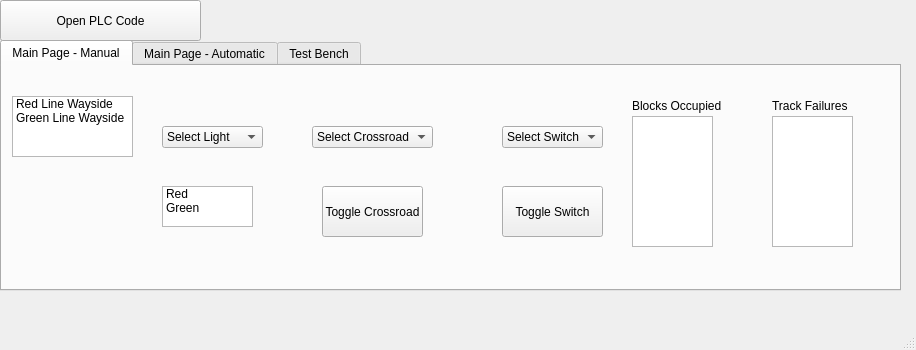
<?xml version="1.0" encoding="UTF-8"?>
<ui version="4.0">
 <class>MainWindow</class>
 <widget class="QMainWindow" name="MainWindow">
  <property name="geometry">
   <rect>
    <x>0</x>
    <y>0</y>
    <width>916</width>
    <height>350</height>
   </rect>
  </property>
  <property name="windowTitle">
   <string>HW Track Controller UI</string>
  </property>
  <property name="styleSheet">
   <string notr="true">QCheckBox
{
	border: 3px solid #5A5A5A;
}

</string>
  </property>
  <widget class="QWidget" name="centralwidget">
   <widget class="QTabWidget" name="tabWidget">
    <property name="geometry">
     <rect>
      <x>0</x>
      <y>40</y>
      <width>901</width>
      <height>251</height>
     </rect>
    </property>
    <property name="currentIndex">
     <number>0</number>
    </property>
    <widget class="QWidget" name="tab">
     <attribute name="title">
      <string>Main Page - Manual</string>
     </attribute>
     <widget class="QListWidget" name="listWidget">
      <property name="geometry">
       <rect>
        <x>10</x>
        <y>30</y>
        <width>121</width>
        <height>61</height>
       </rect>
      </property>
      <item>
       <property name="text">
        <string>Red Line Wayside</string>
       </property>
      </item>
      <item>
       <property name="text">
        <string>Green Line Wayside</string>
       </property>
      </item>
     </widget>
     <widget class="QListWidget" name="listWidget_2">
      <property name="geometry">
       <rect>
        <x>160</x>
        <y>120</y>
        <width>91</width>
        <height>41</height>
       </rect>
      </property>
      <item>
       <property name="text">
        <string>Red</string>
       </property>
       <property name="background">
        <brush brushstyle="NoBrush">
         <color alpha="255">
          <red>0</red>
          <green>0</green>
          <blue>0</blue>
         </color>
        </brush>
       </property>
       <property name="foreground">
        <brush brushstyle="NoBrush">
         <color alpha="255">
          <red>255</red>
          <green>0</green>
          <blue>0</blue>
         </color>
        </brush>
       </property>
      </item>
      <item>
       <property name="text">
        <string>Green</string>
       </property>
       <property name="foreground">
        <brush brushstyle="NoBrush">
         <color alpha="255">
          <red>85</red>
          <green>255</green>
          <blue>0</blue>
         </color>
        </brush>
       </property>
      </item>
     </widget>
     <widget class="QComboBox" name="comboBox_2">
      <property name="geometry">
       <rect>
        <x>160</x>
        <y>60</y>
        <width>101</width>
        <height>22</height>
       </rect>
      </property>
      <item>
       <property name="text">
        <string>Select Light</string>
       </property>
      </item>
      <item>
       <property name="text">
        <string>Light 1</string>
       </property>
      </item>
     </widget>
     <widget class="QPushButton" name="pushButton">
      <property name="geometry">
       <rect>
        <x>320</x>
        <y>120</y>
        <width>101</width>
        <height>51</height>
       </rect>
      </property>
      <property name="text">
       <string>Toggle Crossroad</string>
      </property>
     </widget>
     <widget class="QComboBox" name="comboBox_3">
      <property name="geometry">
       <rect>
        <x>310</x>
        <y>60</y>
        <width>121</width>
        <height>22</height>
       </rect>
      </property>
      <item>
       <property name="text">
        <string>Select Crossroad</string>
       </property>
      </item>
      <item>
       <property name="text">
        <string>Crossroad 1</string>
       </property>
      </item>
     </widget>
     <widget class="QPushButton" name="pushButton_2">
      <property name="geometry">
       <rect>
        <x>500</x>
        <y>120</y>
        <width>101</width>
        <height>51</height>
       </rect>
      </property>
      <property name="text">
       <string>Toggle Switch</string>
      </property>
     </widget>
     <widget class="QComboBox" name="comboBox_4">
      <property name="geometry">
       <rect>
        <x>500</x>
        <y>60</y>
        <width>101</width>
        <height>22</height>
       </rect>
      </property>
      <item>
       <property name="text">
        <string>Select Switch</string>
       </property>
      </item>
      <item>
       <property name="text">
        <string>Switch 1</string>
       </property>
      </item>
     </widget>
     <widget class="QListWidget" name="listWidget_5">
      <property name="geometry">
       <rect>
        <x>630</x>
        <y>50</y>
        <width>81</width>
        <height>131</height>
       </rect>
      </property>
      <property name="editTriggers">
       <set>QAbstractItemView::NoEditTriggers</set>
      </property>
     </widget>
     <widget class="QLabel" name="label_10">
      <property name="geometry">
       <rect>
        <x>630</x>
        <y>30</y>
        <width>91</width>
        <height>20</height>
       </rect>
      </property>
      <property name="text">
       <string>Blocks Occupied</string>
      </property>
     </widget>
     <widget class="QListWidget" name="listWidget_6">
      <property name="geometry">
       <rect>
        <x>770</x>
        <y>50</y>
        <width>81</width>
        <height>131</height>
       </rect>
      </property>
      <property name="editTriggers">
       <set>QAbstractItemView::NoEditTriggers</set>
      </property>
     </widget>
     <widget class="QLabel" name="label_11">
      <property name="geometry">
       <rect>
        <x>770</x>
        <y>30</y>
        <width>81</width>
        <height>20</height>
       </rect>
      </property>
      <property name="text">
       <string>Track Failures</string>
      </property>
     </widget>
    </widget>
    <widget class="QWidget" name="tab_2">
     <attribute name="title">
      <string>Main Page - Automatic</string>
     </attribute>
     <widget class="QListWidget" name="listWidget_3">
      <property name="geometry">
       <rect>
        <x>10</x>
        <y>20</y>
        <width>121</width>
        <height>61</height>
       </rect>
      </property>
      <item>
       <property name="text">
        <string>Red Line Wayside</string>
       </property>
      </item>
      <item>
       <property name="text">
        <string>Green Line Wayside</string>
       </property>
      </item>
     </widget>
     <widget class="QComboBox" name="comboBox_5">
      <property name="geometry">
       <rect>
        <x>170</x>
        <y>70</y>
        <width>101</width>
        <height>22</height>
       </rect>
      </property>
      <item>
       <property name="text">
        <string>Select Light</string>
       </property>
      </item>
      <item>
       <property name="text">
        <string>Light 1</string>
       </property>
      </item>
     </widget>
     <widget class="QComboBox" name="comboBox_6">
      <property name="geometry">
       <rect>
        <x>330</x>
        <y>70</y>
        <width>121</width>
        <height>22</height>
       </rect>
      </property>
      <item>
       <property name="text">
        <string>Select Crossroad</string>
       </property>
      </item>
      <item>
       <property name="text">
        <string>Crossroad 1</string>
       </property>
      </item>
     </widget>
     <widget class="QComboBox" name="comboBox_7">
      <property name="geometry">
       <rect>
        <x>500</x>
        <y>70</y>
        <width>101</width>
        <height>22</height>
       </rect>
      </property>
      <item>
       <property name="text">
        <string>Select Switch</string>
       </property>
      </item>
      <item>
       <property name="text">
        <string>Switch 1</string>
       </property>
      </item>
     </widget>
     <widget class="QLabel" name="label">
      <property name="geometry">
       <rect>
        <x>170</x>
        <y>110</y>
        <width>101</width>
        <height>21</height>
       </rect>
      </property>
      <property name="font">
       <font>
        <pointsize>14</pointsize>
       </font>
      </property>
      <property name="text">
       <string>Light Status</string>
      </property>
     </widget>
     <widget class="QLabel" name="label_2">
      <property name="geometry">
       <rect>
        <x>320</x>
        <y>110</y>
        <width>141</width>
        <height>21</height>
       </rect>
      </property>
      <property name="font">
       <font>
        <pointsize>14</pointsize>
       </font>
      </property>
      <property name="text">
       <string>Crossroad Status</string>
      </property>
     </widget>
     <widget class="QLabel" name="label_9">
      <property name="geometry">
       <rect>
        <x>500</x>
        <y>110</y>
        <width>121</width>
        <height>21</height>
       </rect>
      </property>
      <property name="font">
       <font>
        <pointsize>14</pointsize>
       </font>
      </property>
      <property name="text">
       <string>Switch Status</string>
      </property>
     </widget>
     <widget class="QListWidget" name="listWidget_7">
      <property name="geometry">
       <rect>
        <x>650</x>
        <y>50</y>
        <width>81</width>
        <height>131</height>
       </rect>
      </property>
      <property name="editTriggers">
       <set>QAbstractItemView::NoEditTriggers</set>
      </property>
     </widget>
     <widget class="QLabel" name="label_12">
      <property name="geometry">
       <rect>
        <x>650</x>
        <y>30</y>
        <width>91</width>
        <height>20</height>
       </rect>
      </property>
      <property name="text">
       <string>Blocks Occupied</string>
      </property>
     </widget>
     <widget class="QListWidget" name="listWidget_8">
      <property name="geometry">
       <rect>
        <x>780</x>
        <y>50</y>
        <width>81</width>
        <height>131</height>
       </rect>
      </property>
      <property name="editTriggers">
       <set>QAbstractItemView::NoEditTriggers</set>
      </property>
     </widget>
     <widget class="QLabel" name="label_13">
      <property name="geometry">
       <rect>
        <x>780</x>
        <y>30</y>
        <width>81</width>
        <height>20</height>
       </rect>
      </property>
      <property name="text">
       <string>Track Failures</string>
      </property>
     </widget>
    </widget>
    <widget class="QWidget" name="tab_3">
     <attribute name="title">
      <string>Test Bench</string>
     </attribute>
     <widget class="QListWidget" name="listWidget_9">
      <property name="geometry">
       <rect>
        <x>10</x>
        <y>10</y>
        <width>121</width>
        <height>61</height>
       </rect>
      </property>
      <item>
       <property name="text">
        <string>Red Line Wayside</string>
       </property>
      </item>
      <item>
       <property name="text">
        <string>Green Line Wayside</string>
       </property>
      </item>
     </widget>
     <widget class="QComboBox" name="comboBox_8">
      <property name="geometry">
       <rect>
        <x>90</x>
        <y>110</y>
        <width>101</width>
        <height>22</height>
       </rect>
      </property>
      <item>
       <property name="text">
        <string>Track Selection</string>
       </property>
      </item>
      <item>
       <property name="text">
        <string>A</string>
       </property>
      </item>
      <item>
       <property name="text">
        <string>B</string>
       </property>
      </item>
      <item>
       <property name="text">
        <string>C</string>
       </property>
      </item>
     </widget>
     <widget class="QPushButton" name="pushButton_4">
      <property name="geometry">
       <rect>
        <x>10</x>
        <y>160</y>
        <width>111</width>
        <height>51</height>
       </rect>
      </property>
      <property name="text">
       <string>Toggle Occupancy</string>
      </property>
     </widget>
     <widget class="QComboBox" name="comboBox_9">
      <property name="geometry">
       <rect>
        <x>170</x>
        <y>10</y>
        <width>101</width>
        <height>22</height>
       </rect>
      </property>
      <item>
       <property name="text">
        <string>Select Light</string>
       </property>
      </item>
      <item>
       <property name="text">
        <string>Light 1</string>
       </property>
      </item>
     </widget>
     <widget class="QComboBox" name="comboBox_10">
      <property name="geometry">
       <rect>
        <x>310</x>
        <y>10</y>
        <width>121</width>
        <height>22</height>
       </rect>
      </property>
      <item>
       <property name="text">
        <string>Select Crossroad</string>
       </property>
      </item>
      <item>
       <property name="text">
        <string>Crossroad 1</string>
       </property>
      </item>
     </widget>
     <widget class="QComboBox" name="comboBox_11">
      <property name="geometry">
       <rect>
        <x>470</x>
        <y>10</y>
        <width>101</width>
        <height>22</height>
       </rect>
      </property>
      <item>
       <property name="text">
        <string>Select Switch</string>
       </property>
      </item>
      <item>
       <property name="text">
        <string>Switch 1</string>
       </property>
      </item>
     </widget>
     <widget class="QListWidget" name="listWidget_4">
      <property name="geometry">
       <rect>
        <x>170</x>
        <y>50</y>
        <width>91</width>
        <height>41</height>
       </rect>
      </property>
      <item>
       <property name="text">
        <string>Red</string>
       </property>
       <property name="background">
        <brush brushstyle="NoBrush">
         <color alpha="255">
          <red>0</red>
          <green>0</green>
          <blue>0</blue>
         </color>
        </brush>
       </property>
       <property name="foreground">
        <brush brushstyle="NoBrush">
         <color alpha="255">
          <red>255</red>
          <green>0</green>
          <blue>0</blue>
         </color>
        </brush>
       </property>
      </item>
      <item>
       <property name="text">
        <string>Green</string>
       </property>
       <property name="foreground">
        <brush brushstyle="NoBrush">
         <color alpha="255">
          <red>85</red>
          <green>255</green>
          <blue>0</blue>
         </color>
        </brush>
       </property>
      </item>
     </widget>
     <widget class="QListWidget" name="listWidget_10">
      <property name="geometry">
       <rect>
        <x>340</x>
        <y>50</y>
        <width>41</width>
        <height>41</height>
       </rect>
      </property>
      <item>
       <property name="text">
        <string>On</string>
       </property>
      </item>
      <item>
       <property name="text">
        <string>Off</string>
       </property>
      </item>
     </widget>
     <widget class="QListWidget" name="listWidget_11">
      <property name="geometry">
       <rect>
        <x>470</x>
        <y>50</y>
        <width>91</width>
        <height>41</height>
       </rect>
      </property>
     </widget>
     <widget class="QPushButton" name="pushButton_5">
      <property name="geometry">
       <rect>
        <x>160</x>
        <y>160</y>
        <width>111</width>
        <height>51</height>
       </rect>
      </property>
      <property name="text">
       <string>Toggle Track Failure</string>
      </property>
     </widget>
     <widget class="QLabel" name="label_3">
      <property name="geometry">
       <rect>
        <x>670</x>
        <y>0</y>
        <width>161</width>
        <height>41</height>
       </rect>
      </property>
      <property name="font">
       <font>
        <pointsize>16</pointsize>
        <bold>true</bold>
        <underline>true</underline>
       </font>
      </property>
      <property name="text">
       <string>Inputs from CTC</string>
      </property>
     </widget>
     <widget class="QTableWidget" name="tableWidget">
      <property name="geometry">
       <rect>
        <x>650</x>
        <y>50</y>
        <width>211</width>
        <height>91</height>
       </rect>
      </property>
      <row>
       <property name="text">
        <string>Suggested Speed</string>
       </property>
      </row>
      <row>
       <property name="text">
        <string>Authority</string>
       </property>
      </row>
      <column>
       <property name="text">
        <string>Values</string>
       </property>
      </column>
      <item row="0" column="0">
       <property name="text">
        <string>50 km/h</string>
       </property>
      </item>
      <item row="1" column="0">
       <property name="text">
        <string>60 m</string>
       </property>
      </item>
     </widget>
    </widget>
   </widget>
   <widget class="QPushButton" name="pushButton_3">
    <property name="geometry">
     <rect>
      <x>0</x>
      <y>0</y>
      <width>201</width>
      <height>41</height>
     </rect>
    </property>
    <property name="text">
     <string>Open PLC Code</string>
    </property>
   </widget>
  </widget>
  <widget class="QStatusBar" name="statusbar"/>
 </widget>
 <resources>
  <include location="images.qrc"/>
 </resources>
 <connections/>
</ui>
